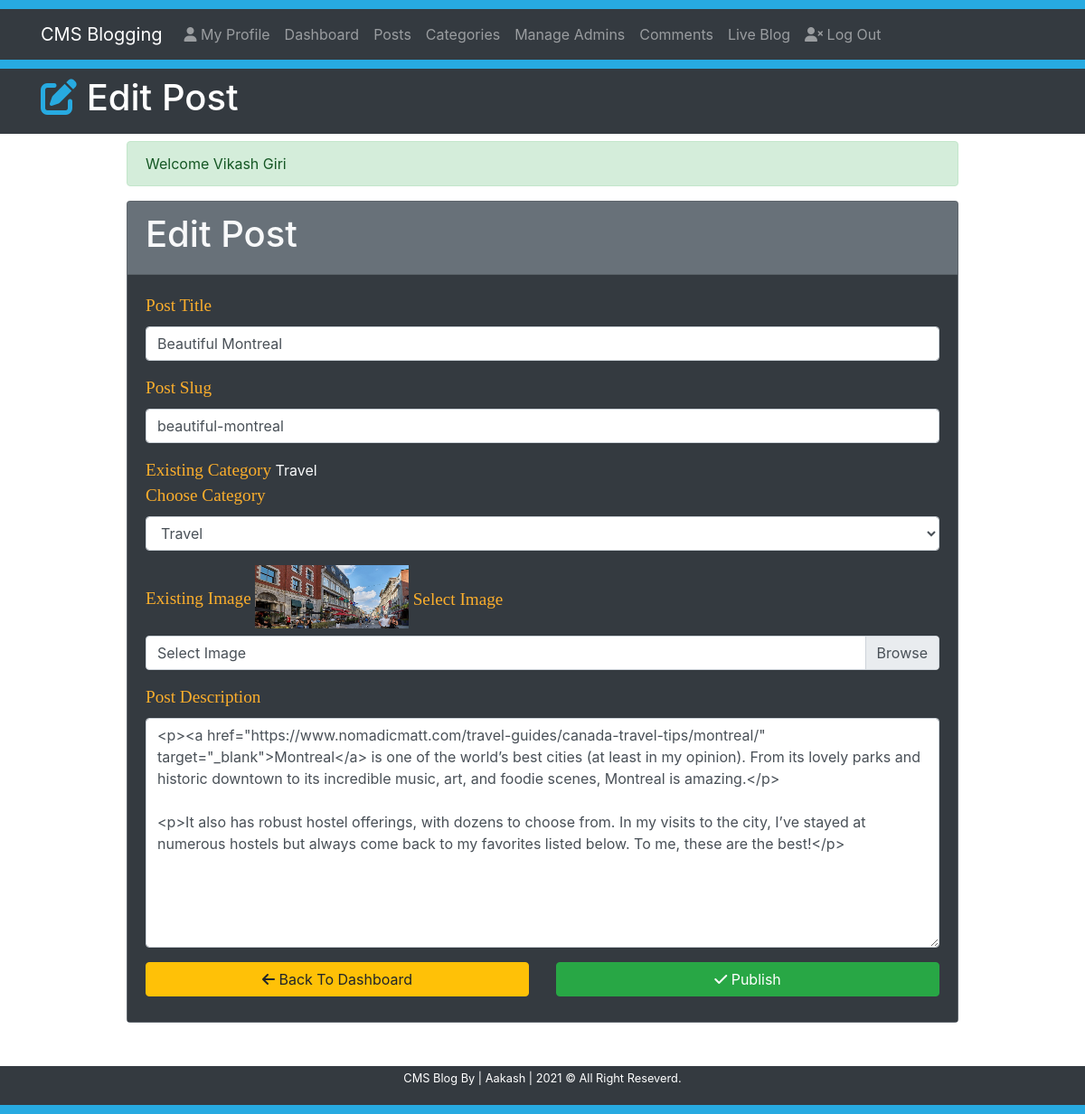
The page /CMS4.2.1/editpost?id=3 (signed in) on the database its author committed.
### tables this page shows
CREATE TABLE `post` (
  `id` int(11) NOT NULL,
  `datetime` varchar(50) NOT NULL,
  `title` varchar(300) NOT NULL,
  `slug` varchar(300) NOT NULL,
  `category` varchar(50) NOT NULL,
  `author` varchar(50) NOT NULL,
  `image` text NOT NULL,
  `post` text NOT NULL
);

CREATE TABLE `category` (
  `id` int(11) NOT NULL,
  `title` varchar(20) NOT NULL,
  `author` varchar(50) NOT NULL,
  `datetime` varchar(20) NOT NULL
);

### Includes/functions.php (called while the page is built, shortened)
<?php
    $serverName = BASE_PATH;
    $cssBaseURL = $serverName.'/css';
?>

### editpost.php (the view, shortened to what this page needs)
<?php
    require 'Includes/functions.php';
    require 'Includes/sessions.php';
    $searchQryParam = $_GET['id'];
?>
<!DOCTYPE html>
<html lang="en">
<head>
    <link rel="stylesheet" href="https://use.fontawesome.com/releases/v5.12.0/css/all.css">
    <link rel="stylesheet" href="https://stackpath.bootstrapcdn.com/bootstrap/4.4.1/css/bootstrap.min.css">
    <link rel="stylesheet" href="<?= $cssBaseURL ?>/style.css">
</head>
<body>
    <div style="height: 10px; background-color: #27aae1;"></div>
    <nav class="navbar navbar-expand-lg navbar-dark bg-dark">
        <div class="container">
            <a href="<?= $serverName; ?>/index" class="navbar-brand">CMS Blogging</a>
            <div class="collapse navbar-collapse" id="navbarcollapseCMS">
                <ul class="navbar-nav">
                    <li class="nav-item">
                        <a href="<?= $serverName; ?>/myprofile" class="nav-link"> <i class='fas fa-user'></i> My Profile</a>
                    </li>
                    <li class="nav-item">
                        <a href="<?= $serverName; ?>/dashboard" class="nav-link">Dashboard</a>
                    </li>
                    <li class="nav-item">
                        <a href="<?= $serverName; ?>/posts" class="nav-link">Posts</a>
                    </li>
                    <li class="nav-item">
                        <a href="<?= $serverName; ?>/categories" class="nav-link"> Categories</a>
                    </li>
                    <li class="nav-item">
                        <a href="<?= $serverName; ?>/admin" class="nav-link">Manage Admins</a>
                    </li>
                    <li class="nav-item">
                        <a href="<?= $serverName; ?>/comments" class="nav-link">Comments</a>
                    </li>
                    <li class="nav-item">
                        <a href="<?= $serverName; ?>/blog/1" class="nav-link">Live Blog</a>
                    </li>
                </ul>
                <ul class="navbar-nav">
                    <li class="nav-item">
                        <a href="<?= $serverName; ?>/logout" class="nav-link"><i class='fas fa-user-times'></i> Log Out</a>
                    </li>
                </ul>
            </div>
        </div>
    </nav>
    <div style="height: 10px; background-color: #27aae1;"></div>
    <header class='bg-dark text-white py-2'>
        <div class="container">
            <div class="row">
                <div class="col-md-12">
                    <h1><i class='fas fa-edit' style="color: #27aae1;"></i>  Edit Post</h1>
                </div>
            </div>
        </div>
    </header>
    <section class="container py-2 mb-4">
        <div class="row">
            <div class="offset-lg-1 col-lg-10" style="min-height: 400px;">
                <?php
                    echo SuccessMessage();
                    $searchqryparm = $_GET['id'];
                    $sql = "SELECT * FROM post WHERE id = '$searchqryparm'";
                    $result = mysqli_query($conn, $sql);
                    if (mysqli_num_rows($result) > 0){
                        while($row = mysqli_fetch_assoc($result)) {
                            $PostTitle = $row['title'];
                            $PostSlug = $row['slug'];
                            $Category = $row['category'];
                            $Image = $row['image'];
                            $PostDescription = $row['post'];
                        }
                    }
                ?>
                <form action="<?= $serverName; ?>/editpost?id=<?= $searchQryParam; ?>" method='post' enctype="multipart/form-data">
                    <div class="card bg-secondary text-light mb-3">
                        <div class="card-header">
                            <h1>Edit Post</h1>
                        </div>
                        <div class="card-body bg-dark">
                            <div class="form-group">
                                <label for="postTitle"><span class="fieldInfo">Post Title</span></label>
                                <input type="text" name='postTitle' class="form-control" id='postTitle' value='<?= $PostTitle; ?>' placeholder='Enter post title'>
                            </div>
                            <div class="form-group">
                                <label for="postSlug"><span class="fieldInfo">Post Slug</span></label>
                                <input type="text" name='postSlug' class="form-control" id='postSlug' value='<?= $PostSlug; ?>' placeholder='Enter post slug'>
                            </div>
                            <div class="form-group">
                                <span class='fieldInfo'>Existing Category</span>
                                <?= $Category; ?> <br>
                                <label for="postTitle"><span class="fieldInfo">Choose Category</span></label>
                                <select class='form-control' name="category" id="categoryTitle">
                                    <?php
                                        $sql = "SELECT id, title FROM category";
                                        $result = mysqli_query($conn, $sql);
                                        if (mysqli_num_rows($result) > 0){
                                            while($row = mysqli_fetch_assoc($result)) {
                                                $categoryName = $row['title'];
                                    ?>
                                    <option value="<?= $categoryName ?>" <?= $categoryName == $Category ? 'selected': ''; ?>><?php echo $categoryName ?></option>
                                    <?php  }
                                        }
                                    ?>
                                </select>
                            </div>
                            <div class="form-group">
                                <span class='fieldInfo'>Existing Image</span>
                                <img class="mb-2" src="Upload/<?= $Image; ?>" alt="<?= $Image; ?>" width="170px;" height="70px;">
                                <label for="imageSelect"><span class="fieldInfo">Select Image</span></label>
                                <div class="custom-file">
                                    <label for="imageSelect" class="custom-file-label">Select Image</label>
                                </div>
                            </div>
                            <div class="form-group">
                                <label for="post"><span class="fieldInfo">Post Description</span></label>
                                <textarea class="form-control" name="postDescription" id="post" cols="80" rows="10"><?= $PostDescription; ?></textarea>
                            </div>
                            <div class="row">
                                <div class="col-lg-6 mb-2">
                                    <a href="<?= $serverName; ?>/dashboard" class='btn btn-warning btn-block'><i class='fas fa-arrow-left'></i> Back To Dashboard</a>
                                </div>
                                <div class="col-lg-6 mb-2">
                                    <button class='btn btn-success btn-block' type='submit' name='submit'><i class='fas fa-check'></i> Publish</button>
                                </div>
                            </div>
                        </div>
                    </div>
                </form>
            </div>
        </div>
    </section>
    <footer class="bg-dark text-white py-1">
        <div class="container">
            <div class="row">
                <div class="col">
                    <p class="lead text-center small">CMS Blog By | Aakash | <span id='year'></span> &copy; All Right Reseverd.</p>
                </div>
            </div>
        </div>
    </footer>
    <div style="height: 10px; background-color: #27aae1;"></div>
</body>
</html>

### Css/style.css (style rules this page uses)
.fieldInfo { color: rgb(251,174,44); font-family: Biiter, Georgia, 'Times New Roman', Times, serif; font-size: 1.2em; }

### rows shown on the page
post: postTitle "Beautiful Montreal", postSlug "beautiful-montreal", category "Travel", image (picture), postDescription "<p><a href=\"https://www.nomadicmatt.com/travel-guides/canada-travel-tips/montreal/\" target=\"_blank\">Montreal</a> is one of the world’s best cities (at least in my opinion). From its lovely parks and historic downtown to its incredible music, art, and foodie scenes, Montreal is amazing.</p> <p>It also has robust hostel offerings, with dozens to choose from. In my visits to the city, I’ve stayed at numerous hostels but always come back to my favorites listed below. To me, these are the best!</p>"

### other values the page prints
SuccessMessage() "Welcome Vikash Giri"
